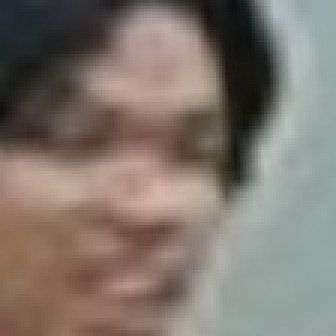
#> input picture dataset/train/0/1619142714.5827703_Unknow.jpg, 112 x 112 px (shown 3 times larger); its folder holds only this picture in this run
$ python svm_testing.py
#> lines starting #> are read from the running program, lines starting #| are printed output that depends on the picture
### utils.py
import os, cv2, numpy as np
from numpy.lib.histograms import histogram
from skimage import feature
# [31 lines left out: functions historgram, historgram_RGB, not called in this run]

def lbph(image, numPoints, eps = 1e-7):


    lbp = feature.local_binary_pattern(image, 24, 8, method="uniform")

    (hist, _) = np.histogram(lbp.ravel(),bins=np.arange(0, numPoints + 3),range=(0, numPoints + 2))
	# normalize the histogram
    hist = hist.astype("float")
    hist /= (hist.sum() + eps)
	# return the histogram of Local Binary Patterns
    return hist


def load_data(path_data, binn):

    """
    Load data from dataset in to ram
    """
    def load_file_from_folder(folder_name):

#> called with folder_name = 'dataset/train'
        X, y = [], []
        for folder in os.listdir(folder_name):

            folder_path = os.path.join(folder_name, folder)

            for filename in os.listdir(folder_path):

                file_path = os.path.join(folder_path, filename)
                try:
                    image = cv2.imread(file_path, 0)
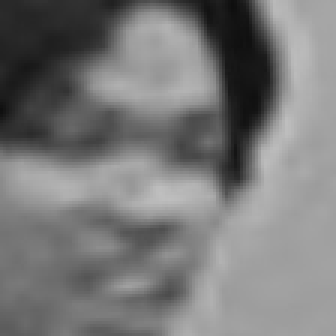
#> image: shape (112, 112) (shown 3 times larger); min 14, max 191, mean 120.6
                    # print(image.shape)
                    # image = cv2.cvtColor(image, cv2.COLOR_BRG2GRAY)

                    if image is not None:
                        X.append(lbph(image, binn))
#> in lbph, `lbp = feature.local_binary_pattern(image, 24, 8, method="uniform")`:
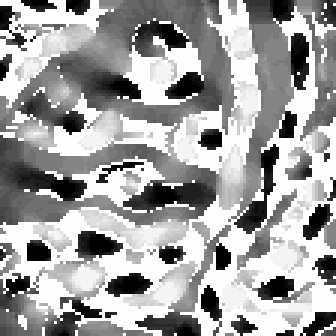
#> lbp: shape (112, 112) float64 (shown 3 times larger); min 0, max 25, mean 15.8; drawn with min black and max white
#> in lbph, `(hist, _) = np.histogram(lbp.ravel(),bins=np.arange(0, numPoints + 3),..`: hist = [600, 315, 314, 364, 290, 205, 176, 211, 276, 356, 560, 646, 665, 714, 338, 375]
#> in lbph, `hist /= (hist.sum() + eps)`: hist = [0.0937, 0.0492, 0.049, 0.0568, 0.0453, 0.032, 0.0275, 0.0329, 0.0431, 0.0556, 0.0874, 0.101, 0.104, 0.111, 0.0528, 0.0585]
                        y.append(folder)
                except Exception as e:
                    print(e)
#> pass 2 of the loop in load_file_from_folder, `for folder in os.listdir(folder_name):`:
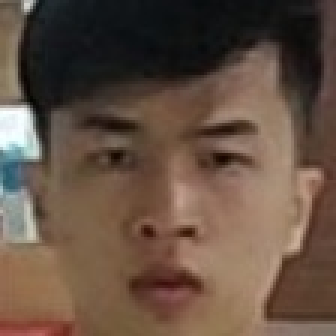
#> input picture dataset/train/1/1619402653.4268517_NTT.DUONG.jpg, 112 x 112 px (shown 3 times larger)
#> in load_file_from_folder, `image = cv2.imread(file_path, 0)`:
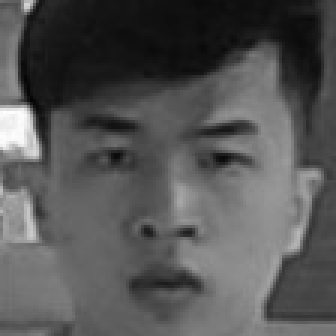
#> image: shape (112, 112) (shown 3 times larger); min 3, max 254, mean 84.7
#> in lbph (call 2), `lbp = feature.local_binary_pattern(image, 24, 8, method="uniform")`:
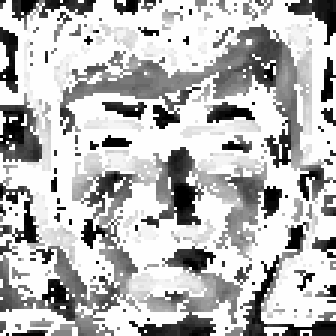
#> lbp: shape (112, 112) float64 (shown 3 times larger); min 0, max 25, mean 18.1; drawn with min black and max white
#> in lbph (call 2), `(hist, _) = np.histogram(lbp.ravel(),bins=np.arange(0, numPoints + 3),..`: hist = [401, 379, 302, 227, 230, 238, 234, 239, 226, 222, 242, 367, 382, 408, 239, 340]
#> in lbph (call 2), `hist /= (hist.sum() + eps)`: hist = [0.0858, 0.0811, 0.0646, 0.0485, 0.0492, 0.0509, 0.05, 0.0511, 0.0483, 0.0475, 0.0518, 0.0785, 0.0817, 0.0873, 0.0511, 0.0727]
        return X, y

    X_train, y_train =  load_file_from_folder(path_data + '/' + 'train')
#> X_train = 2 items; y_train = ['0', '1']
    X_valid, y_valid = load_file_from_folder(path_data + '/' + 'valid')
#> call 2 of load_file_from_folder, with folder_name = 'dataset/valid'
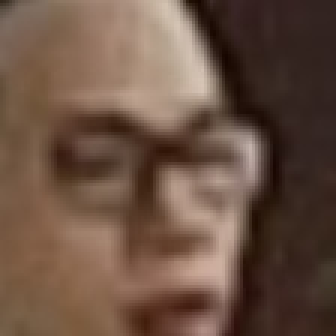
#> input picture dataset/valid/0/1619136374.783259_Unknow.jpg, 112 x 112 px (shown 3 times larger)
#> in load_file_from_folder (call 2), `image = cv2.imread(file_path, 0)`:
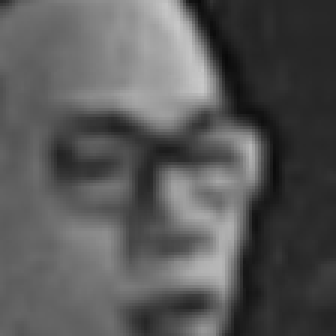
#> image: shape (112, 112) (shown 3 times larger); min 9, max 200, mean 87.4
#> call 3 of lbph, with numPoints = 14, eps = 1e-07
#> in lbph (call 3), `lbp = feature.local_binary_pattern(image, 24, 8, method="uniform")`:
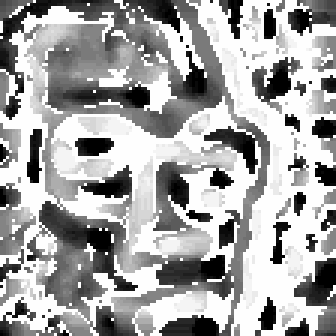
#> lbp: shape (112, 112) float64 (shown 3 times larger); min 0, max 25, mean 16.3; drawn with min black and max white
#> in lbph (call 3), `(hist, _) = np.histogram(lbp.ravel(),bins=np.arange(0, numPoints + 3),..`: hist = [618, 313, 338, 335, 321, 291, 265, 272, 313, 307, 363, 425, 528, 531, 286, 433]
#> in lbph (call 3), `hist /= (hist.sum() + eps)`: hist = [0.104, 0.0527, 0.0569, 0.0564, 0.054, 0.049, 0.0446, 0.0458, 0.0527, 0.0517, 0.0611, 0.0716, 0.0889, 0.0894, 0.0482, 0.0729]
#> X_valid = [[0.104, 0.0527, 0.0569, 0.0564, 0.054, 0.049, 0.0446, 0.0458, 0.0527, 0.0517, 0.0611, 0.0716, 0.0889, 0.0894, 0.0482, 0.0729]]; y_valid = ['0']

    return np.array(X_train), y_train, np.array(X_valid), y_valid

### svm_testing.py
import pickle, time, cv2
from utils import load_data
import matplotlib.pyplot as plt
from sklearn.metrics import plot_confusion_matrix
from utils  import lbph

X_train, y_train, X_test, y_test = load_data('dataset', 14)
#> y_train = ['0', '1']; y_test = ['0']

filename = 'model_saved/best_model_LBP_bin-14_acc-0.9259.pickle'
clf = pickle.load(open(filename, 'rb'))
#> (reads model_saved/best_model_LBP_bin-14_acc-0.9259.pickle from the repository)
# result = loaded_model.score(X_test, y_test)
# print(result)

def predict(image_path):
    image_path = 'dataset/valid/0/1619136374.783259_Unknow.jpg'

    img = cv2.imread(image_path, 0)

    hist = lbph(img, 14)

    t1 = time.time()

    predict = clf.predict([hist])

    print(time.time() - t1)

    print(predict)


plot_confusion_matrix(clf, X_test, y_test)
#> (this line was passed over: sklearn is not available in this run)

plt.savefig('confusion-matrix-lbp-14-points.png')
plt.show()
